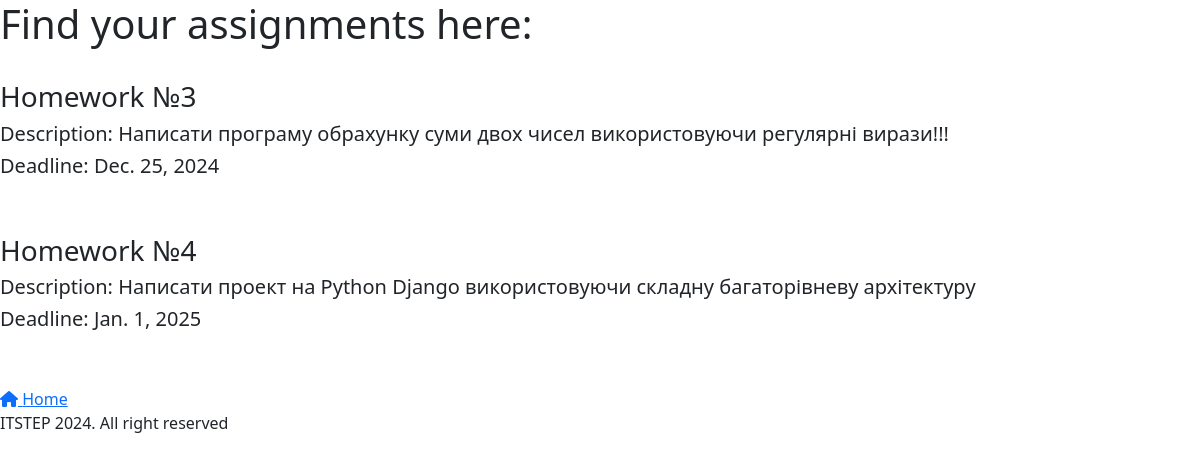
Page /student/homework/ on the committed database.
### main/models.py (models this page shows, shortened)
class Task(models.Model):  # homework
    id = models.IntegerField("ID", primary_key=True)
    description = models.TextField("Description")
    deadline = models.DateField("Deadline")

### main/views.py (the view)
# urls.py: path('homework/', views.show_homework, name="homework"),
def show_homework(request):
    tasks = Task.objects.order_by('id')
    logger.info("homework showed")
    return render(request, "main/homework.html",{'tasks':tasks})

### main/templates/main/homework.html (shortened to what this page needs)
{% extends 'mydj/templates/mydj/layout.html' %}
{% block content %}
    {% block contenta %}<h1>Find your assignments here:</h1><br>{% endblock %}
    {% for i in tasks %}
    <div>
        <h3>Homework №{{i.id}}</h3>
        <h5>Description: {{i.description}}</h5>
        <h5>Deadline: {{i.deadline}}</h5>
        <br><br>
    </div>
    {% endfor %}
    {% block contentd %}
        <a href="{% url 'home_student' %}"><i class="fa-solid fa-house"></i> Home</a>
    {% endblock %}
{% endblock %}

### rows in the picture
Task: id "3", description "Написати програму обрахунку суми двох чисел використовуючи регулярні вирази!!!", deadline "Dec. 25, 2024"
Task: id "4", description "Написати проект на Python Django використовуючи складну багаторівневу архітектуру", deadline "Jan. 1, 2025"
